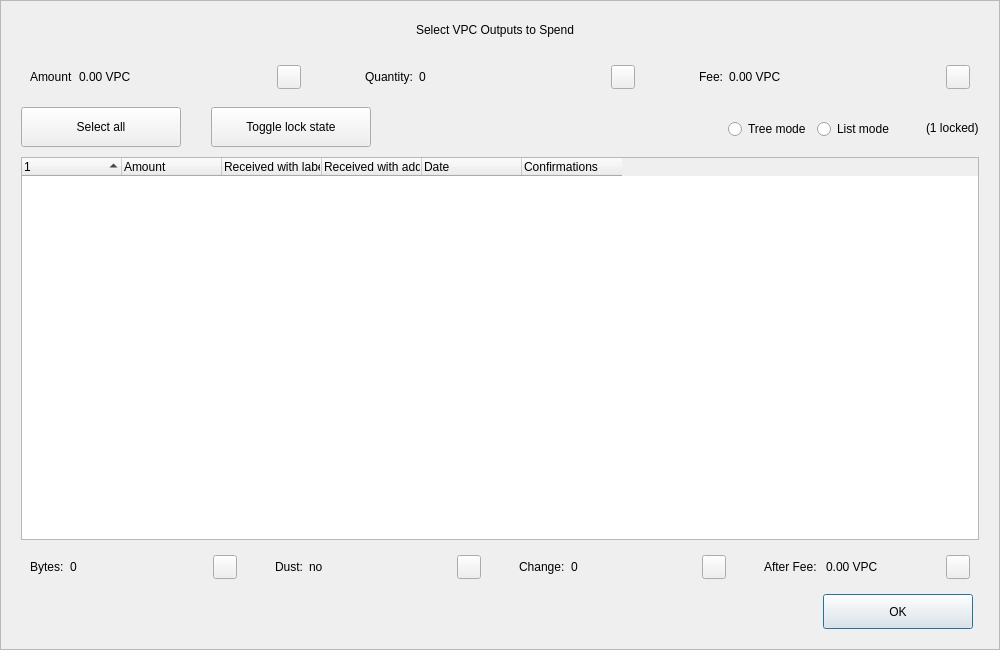
<?xml version="1.0" encoding="UTF-8"?>
<ui version="4.0">
 <class>CoinControlDialog</class>
 <widget class="QDialog" name="CoinControlDialog">
  <property name="geometry">
   <rect>
    <x>0</x>
    <y>0</y>
    <width>1000</width>
    <height>650</height>
   </rect>
  </property>
  <property name="minimumSize">
   <size>
    <width>950</width>
    <height>650</height>
   </size>
  </property>
  <property name="windowTitle">
   <string>Coin Selection</string>
  </property>
  <property name="styleSheet">
   <string notr="true"/>
  </property>
  <layout class="QVBoxLayout" name="verticalLayout">
   <property name="spacing">
    <number>0</number>
   </property>
   <property name="leftMargin">
    <number>0</number>
   </property>
   <property name="topMargin">
    <number>0</number>
   </property>
   <property name="rightMargin">
    <number>0</number>
   </property>
   <property name="bottomMargin">
    <number>0</number>
   </property>
   <item>
    <widget class="QFrame" name="frameContainer">
     <property name="toolTipDuration">
      <number>0</number>
     </property>
     <property name="frameShape">
      <enum>QFrame::StyledPanel</enum>
     </property>
     <property name="frameShadow">
      <enum>QFrame::Raised</enum>
     </property>
     <layout class="QVBoxLayout" name="verticalLayout_2">
      <property name="leftMargin">
       <number>0</number>
      </property>
      <property name="rightMargin">
       <number>0</number>
      </property>
      <property name="bottomMargin">
       <number>20</number>
      </property>
      <item>
       <layout class="QHBoxLayout" name="horizontalLayout_12">
        <property name="spacing">
         <number>0</number>
        </property>
        <property name="leftMargin">
         <number>20</number>
        </property>
        <property name="rightMargin">
         <number>30</number>
        </property>
        <item>
         <spacer name="horizontalSpacer_4">
          <property name="orientation">
           <enum>Qt::Horizontal</enum>
          </property>
          <property name="sizeHint" stdset="0">
           <size>
            <width>40</width>
            <height>20</height>
           </size>
          </property>
         </spacer>
        </item>
        <item>
         <widget class="QLabel" name="labelTitle">
          <property name="minimumSize">
           <size>
            <width>0</width>
            <height>40</height>
           </size>
          </property>
          <property name="maximumSize">
           <size>
            <width>16777215</width>
            <height>40</height>
           </size>
          </property>
          <property name="text">
           <string>Select VPC Outputs to Spend</string>
          </property>
          <property name="alignment">
           <set>Qt::AlignCenter</set>
          </property>
          <property name="margin">
           <number>7</number>
          </property>
         </widget>
        </item>
        <item>
         <spacer name="horizontalSpacer_5">
          <property name="orientation">
           <enum>Qt::Horizontal</enum>
          </property>
          <property name="sizeHint" stdset="0">
           <size>
            <width>40</width>
            <height>20</height>
           </size>
          </property>
         </spacer>
        </item>
       </layout>
      </item>
      <item>
       <layout class="QHBoxLayout" name="horizontalLayout_8">
        <property name="leftMargin">
         <number>20</number>
        </property>
        <property name="rightMargin">
         <number>20</number>
        </property>
        <item>
         <widget class="QWidget" name="layoutAmount" native="true">
          <layout class="QHBoxLayout" name="horizontalLayout_9" stretch="0,1,0">
           <item>
            <widget class="QLabel" name="labelCoinControlAmountText">
             <property name="text">
              <string>Amount</string>
             </property>
            </widget>
           </item>
           <item>
            <widget class="QLabel" name="labelCoinControlAmount">
             <property name="text">
              <string>0.00 VPC</string>
             </property>
            </widget>
           </item>
           <item alignment="Qt::AlignHCenter|Qt::AlignVCenter">
            <widget class="QPushButton" name="pushButtonAmount">
             <property name="minimumSize">
              <size>
               <width>0</width>
               <height>24</height>
              </size>
             </property>
             <property name="maximumSize">
              <size>
               <width>24</width>
               <height>26</height>
              </size>
             </property>
             <property name="focusPolicy">
              <enum>Qt::NoFocus</enum>
             </property>
             <property name="styleSheet">
              <string notr="true">padding-bottom:2px;
padding-right:4px;</string>
             </property>
             <property name="text">
              <string/>
             </property>
            </widget>
           </item>
          </layout>
         </widget>
        </item>
        <item>
         <spacer name="horizontalSpacer_2">
          <property name="orientation">
           <enum>Qt::Horizontal</enum>
          </property>
          <property name="sizeType">
           <enum>QSizePolicy::Fixed</enum>
          </property>
          <property name="sizeHint" stdset="0">
           <size>
            <width>40</width>
            <height>20</height>
           </size>
          </property>
         </spacer>
        </item>
        <item>
         <widget class="QWidget" name="layoutQuantity" native="true">
          <layout class="QHBoxLayout" name="horizontalLayout_10" stretch="0,1,0">
           <item>
            <widget class="QLabel" name="labelCoinControlQuantityText">
             <property name="text">
              <string>Quantity:</string>
             </property>
            </widget>
           </item>
           <item>
            <widget class="QLabel" name="labelCoinControlQuantity">
             <property name="text">
              <string>0</string>
             </property>
            </widget>
           </item>
           <item alignment="Qt::AlignHCenter|Qt::AlignVCenter">
            <widget class="QPushButton" name="pushButtonQuantity">
             <property name="minimumSize">
              <size>
               <width>0</width>
               <height>24</height>
              </size>
             </property>
             <property name="maximumSize">
              <size>
               <width>24</width>
               <height>26</height>
              </size>
             </property>
             <property name="focusPolicy">
              <enum>Qt::NoFocus</enum>
             </property>
             <property name="styleSheet">
              <string notr="true">padding-bottom:2px;
               padding-right:4px;</string>
             </property>
             <property name="text">
              <string/>
             </property>
            </widget>
           </item>
          </layout>
         </widget>
        </item>
        <item>
         <spacer name="horizontalSpacer_22">
          <property name="orientation">
           <enum>Qt::Horizontal</enum>
          </property>
          <property name="sizeType">
           <enum>QSizePolicy::Fixed</enum>
          </property>
          <property name="sizeHint" stdset="0">
           <size>
            <width>40</width>
            <height>20</height>
           </size>
          </property>
         </spacer>
        </item>
        <item>
         <widget class="QWidget" name="layoutFee" native="true">
          <layout class="QHBoxLayout" name="horizontalLayout_11" stretch="0,1,0">
           <item>
            <widget class="QLabel" name="labelCoinControlFeeText">
             <property name="text">
              <string>Fee:</string>
             </property>
            </widget>
           </item>
           <item>
            <widget class="QLabel" name="labelCoinControlFee">
             <property name="text">
              <string>0.00 VPC</string>
             </property>
            </widget>
           </item>
           <item alignment="Qt::AlignHCenter|Qt::AlignVCenter">
            <widget class="QPushButton" name="pushButtonFee">
             <property name="minimumSize">
              <size>
               <width>0</width>
               <height>24</height>
              </size>
             </property>
             <property name="maximumSize">
              <size>
               <width>24</width>
               <height>26</height>
              </size>
             </property>
             <property name="focusPolicy">
              <enum>Qt::NoFocus</enum>
             </property>
             <property name="styleSheet">
              <string notr="true">padding-bottom:2px;
               padding-right:4px;</string>
             </property>
             <property name="text">
              <string/>
             </property>
            </widget>
           </item>
          </layout>
         </widget>
        </item>
       </layout>
      </item>
      <item>
       <widget class="QFrame" name="frame">
        <property name="minimumSize">
         <size>
          <width>0</width>
          <height>40</height>
         </size>
        </property>
        <property name="styleSheet">
         <string notr="true">#frame {
	border:0;
}</string>
        </property>
        <property name="frameShape">
         <enum>QFrame::StyledPanel</enum>
        </property>
        <property name="frameShadow">
         <enum>QFrame::Sunken</enum>
        </property>
        <layout class="QHBoxLayout" name="horizontalLayout">
         <property name="spacing">
          <number>0</number>
         </property>
         <property name="leftMargin">
          <number>20</number>
         </property>
         <property name="topMargin">
          <number>0</number>
         </property>
         <property name="rightMargin">
          <number>20</number>
         </property>
         <property name="bottomMargin">
          <number>0</number>
         </property>
         <item>
          <layout class="QHBoxLayout" name="horizontalLayoutPanel" stretch="0,0,0,0,0,0">
           <property name="spacing">
            <number>20</number>
           </property>
           <item>
            <widget class="QPushButton" name="pushButtonSelectAll">
             <property name="sizePolicy">
              <sizepolicy hsizetype="Maximum" vsizetype="Fixed">
               <horstretch>0</horstretch>
               <verstretch>0</verstretch>
              </sizepolicy>
             </property>
             <property name="minimumSize">
              <size>
               <width>160</width>
               <height>40</height>
              </size>
             </property>
             <property name="maximumSize">
              <size>
               <width>16777215</width>
               <height>40</height>
              </size>
             </property>
             <property name="text">
              <string>Select all</string>
             </property>
             <property name="checkable">
              <bool>true</bool>
             </property>
             <property name="checked">
              <bool>false</bool>
             </property>
             <property name="autoExclusive">
              <bool>false</bool>
             </property>
             <property name="autoDefault">
              <bool>false</bool>
             </property>
            </widget>
           </item>
           <item>
            <spacer name="horizontalSpacer_6">
             <property name="orientation">
              <enum>Qt::Horizontal</enum>
             </property>
             <property name="sizeType">
              <enum>QSizePolicy::Fixed</enum>
             </property>
             <property name="sizeHint" stdset="0">
              <size>
               <width>10</width>
               <height>20</height>
              </size>
             </property>
            </spacer>
           </item>
           <item>
            <widget class="QPushButton" name="pushButtonToggleLock">
             <property name="sizePolicy">
              <sizepolicy hsizetype="Maximum" vsizetype="Fixed">
               <horstretch>0</horstretch>
               <verstretch>0</verstretch>
              </sizepolicy>
             </property>
             <property name="minimumSize">
              <size>
               <width>160</width>
               <height>40</height>
              </size>
             </property>
             <property name="maximumSize">
              <size>
               <width>16777215</width>
               <height>40</height>
              </size>
             </property>
             <property name="text">
              <string>Toggle lock state</string>
             </property>
             <property name="checkable">
              <bool>true</bool>
             </property>
             <property name="autoExclusive">
              <bool>false</bool>
             </property>
             <property name="autoDefault">
              <bool>false</bool>
             </property>
            </widget>
           </item>
           <item>
            <spacer name="horizontalSpacer_7">
             <property name="orientation">
              <enum>Qt::Horizontal</enum>
             </property>
             <property name="sizeType">
              <enum>QSizePolicy::Expanding</enum>
             </property>
             <property name="sizeHint" stdset="0">
              <size>
               <width>30</width>
               <height>20</height>
              </size>
             </property>
            </spacer>
           </item>
           <item alignment="Qt::AlignRight">
            <widget class="QGroupBox" name="groupBox_2">
             <property name="styleSheet">
              <string notr="true">#groupBox_2 {
    background-color:transparent;
    border-radius:0;
}</string>
             </property>
             <property name="title">
              <string/>
             </property>
             <layout class="QHBoxLayout" name="horizontalLayout_14">
              <item>
               <widget class="QRadioButton" name="radioTreeMode">
                <property name="sizePolicy">
                 <sizepolicy hsizetype="Maximum" vsizetype="Fixed">
                  <horstretch>0</horstretch>
                  <verstretch>0</verstretch>
                 </sizepolicy>
                </property>
                <property name="text">
                 <string>Tree mode</string>
                </property>
               </widget>
              </item>
              <item>
               <widget class="QRadioButton" name="radioListMode">
                <property name="sizePolicy">
                 <sizepolicy hsizetype="Maximum" vsizetype="Fixed">
                  <horstretch>0</horstretch>
                  <verstretch>0</verstretch>
                 </sizepolicy>
                </property>
                <property name="text">
                 <string>List mode</string>
                </property>
                <property name="checked">
                 <bool>false</bool>
                </property>
               </widget>
              </item>
             </layout>
            </widget>
           </item>
           <item>
            <widget class="QLabel" name="labelLocked">
             <property name="text">
              <string>(1 locked)</string>
             </property>
            </widget>
           </item>
          </layout>
         </item>
        </layout>
       </widget>
      </item>
      <item>
       <layout class="QHBoxLayout" name="horizontalLayout_13">
        <property name="leftMargin">
         <number>20</number>
        </property>
        <property name="rightMargin">
         <number>20</number>
        </property>
        <item>
         <widget class="CoinControlTreeWidget" name="treeWidget">
          <property name="contextMenuPolicy">
           <enum>Qt::CustomContextMenu</enum>
          </property>
          <property name="styleSheet">
           <string notr="true"/>
          </property>
          <property name="sortingEnabled">
           <bool>false</bool>
          </property>
          <property name="columnCount">
           <number>6</number>
          </property>
          <attribute name="headerShowSortIndicator" stdset="0">
           <bool>true</bool>
          </attribute>
          <attribute name="headerStretchLastSection">
           <bool>false</bool>
          </attribute>
          <column>
           <property name="text">
            <string/>
           </property>
          </column>
          <column>
           <property name="text">
            <string>Amount</string>
           </property>
          </column>
          <column>
           <property name="text">
            <string>Received with label</string>
           </property>
          </column>
          <column>
           <property name="text">
            <string>Received with address</string>
           </property>
          </column>
          <column>
           <property name="text">
            <string>Date</string>
           </property>
          </column>
          <column>
           <property name="text">
            <string>Confirmations</string>
           </property>
           <property name="toolTip">
            <string>Confirmed</string>
           </property>
          </column>
         </widget>
        </item>
       </layout>
      </item>
      <item>
       <layout class="QHBoxLayout" name="horizontalLayout_3">
        <property name="spacing">
         <number>20</number>
        </property>
        <property name="leftMargin">
         <number>20</number>
        </property>
        <property name="rightMargin">
         <number>20</number>
        </property>
        <item>
         <widget class="QWidget" name="layoutBytes" native="true">
          <layout class="QHBoxLayout" name="horizontalLayout_4" stretch="0,1,0">
           <item>
            <widget class="QLabel" name="labelCoinControlBytesText">
             <property name="text">
              <string>Bytes:</string>
             </property>
            </widget>
           </item>
           <item>
            <widget class="QLabel" name="labelCoinControlBytes">
             <property name="text">
              <string>0</string>
             </property>
            </widget>
           </item>
           <item alignment="Qt::AlignHCenter|Qt::AlignVCenter">
            <widget class="QPushButton" name="pushButtonBytes">
             <property name="minimumSize">
              <size>
               <width>0</width>
               <height>24</height>
              </size>
             </property>
             <property name="maximumSize">
              <size>
               <width>24</width>
               <height>26</height>
              </size>
             </property>
             <property name="focusPolicy">
              <enum>Qt::NoFocus</enum>
             </property>
             <property name="styleSheet">
              <string notr="true">padding-bottom:2px;
               padding-right:4px;</string>
             </property>
             <property name="text">
              <string/>
             </property>
            </widget>
           </item>
          </layout>
         </widget>
        </item>
        <item>
         <widget class="QWidget" name="layoutDust" native="true">
          <layout class="QHBoxLayout" name="horizontalLayout_5" stretch="0,1,0">
           <item>
            <widget class="QLabel" name="labelCoinControlLowOutputText">
             <property name="text">
              <string>Dust:</string>
             </property>
            </widget>
           </item>
           <item>
            <widget class="QLabel" name="labelCoinControlLowOutput">
             <property name="text">
              <string>no</string>
             </property>
            </widget>
           </item>
           <item alignment="Qt::AlignHCenter|Qt::AlignVCenter">
            <widget class="QPushButton" name="pushButtonDust">
             <property name="minimumSize">
              <size>
               <width>0</width>
               <height>24</height>
              </size>
             </property>
             <property name="maximumSize">
              <size>
               <width>24</width>
               <height>26</height>
              </size>
             </property>
             <property name="focusPolicy">
              <enum>Qt::NoFocus</enum>
             </property>
             <property name="styleSheet">
              <string notr="true">padding-bottom:2px;
               padding-right:4px;</string>
             </property>
             <property name="text">
              <string/>
             </property>
            </widget>
           </item>
          </layout>
         </widget>
        </item>
        <item>
         <widget class="QWidget" name="layoutChange" native="true">
          <layout class="QHBoxLayout" name="horizontalLayout_6" stretch="0,1,0">
           <item>
            <widget class="QLabel" name="labelCoinControlChangeText">
             <property name="text">
              <string>Change:</string>
             </property>
            </widget>
           </item>
           <item>
            <widget class="QLabel" name="labelCoinControlChange">
             <property name="text">
              <string>0</string>
             </property>
            </widget>
           </item>
           <item alignment="Qt::AlignHCenter|Qt::AlignVCenter">
            <widget class="QPushButton" name="pushButtonChange">
             <property name="minimumSize">
              <size>
               <width>0</width>
               <height>24</height>
              </size>
             </property>
             <property name="maximumSize">
              <size>
               <width>24</width>
               <height>26</height>
              </size>
             </property>
             <property name="focusPolicy">
              <enum>Qt::NoFocus</enum>
             </property>
             <property name="styleSheet">
              <string notr="true">padding-bottom:2px;
               padding-right:4px;</string>
             </property>
             <property name="text">
              <string/>
             </property>
            </widget>
           </item>
          </layout>
         </widget>
        </item>
        <item>
         <widget class="QWidget" name="layoutAfter" native="true">
          <layout class="QHBoxLayout" name="horizontalLayout_7" stretch="0,1,0">
           <item>
            <widget class="QLabel" name="labelCoinControlAfterFeeText">
             <property name="text">
              <string>After Fee: </string>
             </property>
            </widget>
           </item>
           <item>
            <widget class="QLabel" name="labelCoinControlAfterFee">
             <property name="text">
              <string>0.00 VPC</string>
             </property>
            </widget>
           </item>
           <item alignment="Qt::AlignHCenter|Qt::AlignVCenter">
            <widget class="QPushButton" name="pushButtonAlterFee">
             <property name="minimumSize">
              <size>
               <width>0</width>
               <height>24</height>
              </size>
             </property>
             <property name="maximumSize">
              <size>
               <width>24</width>
               <height>26</height>
              </size>
             </property>
             <property name="focusPolicy">
              <enum>Qt::NoFocus</enum>
             </property>
             <property name="styleSheet">
              <string notr="true">padding-bottom:2px;
               padding-right:4px;</string>
             </property>
             <property name="text">
              <string/>
             </property>
            </widget>
           </item>
          </layout>
         </widget>
        </item>
       </layout>
      </item>
      <item>
       <layout class="QHBoxLayout" name="horizontalLayout_2">
        <property name="spacing">
         <number>0</number>
        </property>
        <property name="leftMargin">
         <number>20</number>
        </property>
        <property name="rightMargin">
         <number>26</number>
        </property>
        <item>
         <spacer name="horizontalSpacer_3">
          <property name="orientation">
           <enum>Qt::Horizontal</enum>
          </property>
          <property name="sizeHint" stdset="0">
           <size>
            <width>558</width>
            <height>20</height>
           </size>
          </property>
         </spacer>
        </item>
        <item>
         <widget class="QPushButton" name="pushButtonOk">
          <property name="minimumSize">
           <size>
            <width>150</width>
            <height>35</height>
           </size>
          </property>
          <property name="text">
           <string>OK</string>
          </property>
         </widget>
        </item>
       </layout>
      </item>
     </layout>
    </widget>
   </item>
  </layout>
 </widget>
 <customwidgets>
  <customwidget>
   <class>CoinControlTreeWidget</class>
   <extends>QTreeWidget</extends>
   <header>coincontroltreewidget.h</header>
  </customwidget>
 </customwidgets>
 <resources/>
 <connections/>
</ui>
